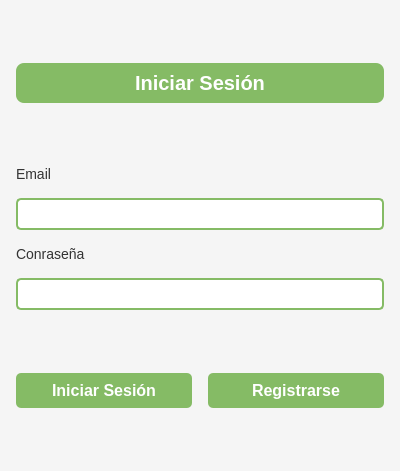
<?xml version="1.0" encoding="UTF-8"?>
<ui version="4.0">
 <class>Login</class>
 <widget class="QWidget" name="Login">
  <property name="geometry">
   <rect>
    <x>0</x>
    <y>0</y>
    <width>400</width>
    <height>471</height>
   </rect>
  </property>
  <property name="minimumSize">
   <size>
    <width>400</width>
    <height>471</height>
   </size>
  </property>
  <property name="windowTitle">
   <string>Form</string>
  </property>
  <property name="styleSheet">
   <string notr="true">/* Estilo general del fondo */
QWidget#Login {
    background-color: #F5F5F5;
}

/* Estilo del título &quot;Iniciar Sesión&quot; */
QLabel#Loginlabel {
    background-color: #85BB65;
    color: white;
    font-size: 20px;
    font-weight: bold;
    border-radius: 8px;
    padding: 8px;
}

/* Estilo de los labels */
QLabel {
    font-size: 14px;
    color: #333333;
}

/* Estilo de los campos de entrada */
QLineEdit {
    border: 2px solid #85BB65;
    border-radius: 5px;
    padding: 5px;
    font-size: 14px;
}
QLineEdit:focus {
    border: 2px solid #6FA24C;
}

/* Estilo de los botones */
QPushButton {
    background-color: #85BB65;
    color: white;
    font-size: 16px;
    font-weight: bold;
    border-radius: 5px;
    padding: 8px;
}
QPushButton:hover {
    background-color: #6FA24C;
}
QPushButton:pressed {
    background-color: #5C8E3E;
}</string>
  </property>
  <layout class="QVBoxLayout" name="ColumnaPrincipal">
   <property name="spacing">
    <number>16</number>
   </property>
   <property name="leftMargin">
    <number>16</number>
   </property>
   <property name="topMargin">
    <number>16</number>
   </property>
   <property name="rightMargin">
    <number>16</number>
   </property>
   <property name="bottomMargin">
    <number>16</number>
   </property>
   <item>
    <widget class="QLabel" name="Loginlabel">
     <property name="sizePolicy">
      <sizepolicy hsizetype="Preferred" vsizetype="Fixed">
       <horstretch>0</horstretch>
       <verstretch>0</verstretch>
      </sizepolicy>
     </property>
     <property name="frameShape">
      <enum>QFrame::Shape::Box</enum>
     </property>
     <property name="frameShadow">
      <enum>QFrame::Shadow::Plain</enum>
     </property>
     <property name="lineWidth">
      <number>2</number>
     </property>
     <property name="text">
      <string>Iniciar Sesión</string>
     </property>
     <property name="alignment">
      <set>Qt::AlignmentFlag::AlignCenter</set>
     </property>
    </widget>
   </item>
   <item>
    <layout class="QVBoxLayout" name="Campos">
     <item>
      <widget class="QLabel" name="UsuarioLabell">
       <property name="sizePolicy">
        <sizepolicy hsizetype="Preferred" vsizetype="Fixed">
         <horstretch>0</horstretch>
         <verstretch>0</verstretch>
        </sizepolicy>
       </property>
       <property name="text">
        <string>Email</string>
       </property>
      </widget>
     </item>
     <item>
      <widget class="QLineEdit" name="EmailEdit"/>
     </item>
     <item>
      <widget class="QLabel" name="ContrasnaLabel">
       <property name="sizePolicy">
        <sizepolicy hsizetype="Preferred" vsizetype="Fixed">
         <horstretch>0</horstretch>
         <verstretch>0</verstretch>
        </sizepolicy>
       </property>
       <property name="layoutDirection">
        <enum>Qt::LayoutDirection::LeftToRight</enum>
       </property>
       <property name="text">
        <string>Conraseña</string>
       </property>
      </widget>
     </item>
     <item>
      <widget class="QLineEdit" name="PasswordEdit"/>
     </item>
    </layout>
   </item>
   <item>
    <layout class="QHBoxLayout" name="Botones">
     <item>
      <widget class="QPushButton" name="LoginButon">
       <property name="text">
        <string>Iniciar Sesión</string>
       </property>
      </widget>
     </item>
     <item>
      <widget class="QPushButton" name="RegisterButtom">
       <property name="text">
        <string>Registrarse</string>
       </property>
      </widget>
     </item>
    </layout>
   </item>
  </layout>
 </widget>
 <resources/>
 <connections/>
</ui>
